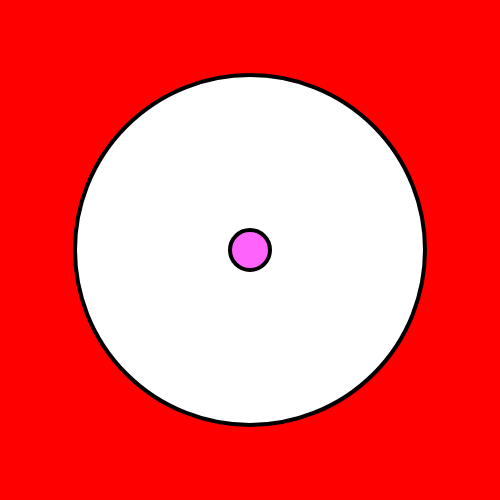
Frame 1 (no input)
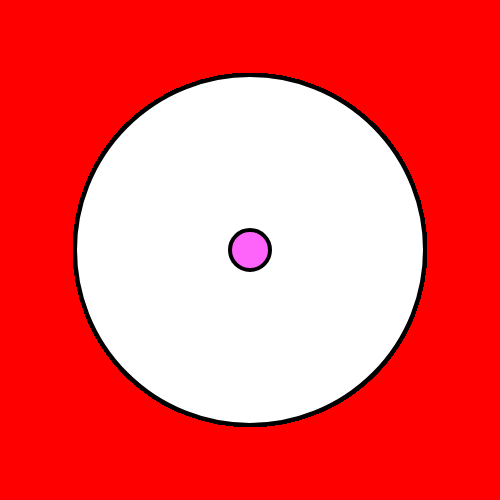
Frame 60 (no input)
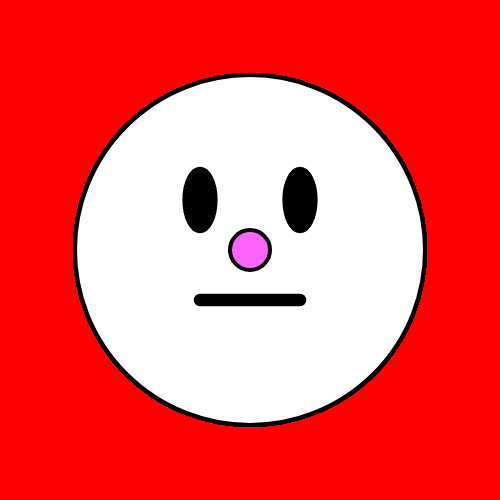
Frame 120 (the mouse pressed at the canvas centre since frame 60)

The p5.js sketch that drew these frames (run headless with seeded random() and noise() and a simulated clock; from frame 60 on, the mouse is pressed at the canvas centre):

// p5.js sketch
// ── sketch.js
//Interactive Face
//Eevi Rutanen
//5.10.2020
//Using mouse intraction to change shape attributes.
function setup(){
    //set canvas size 500*500px
    createCanvas(500,500);
    background(255,0,0); //red background
    strokeWeight(4); //set strokeWeight
    stroke(0); //set stroke color to black
}
function draw(){
    strokeWeight(4); //set strokeWeight
    fill(255); //set fill colour white
    ellipse(250,250,350,350); //draw face
    fill(0); //set fill colour black
    //use mouseX to change eye size
    ellipse(200,200,mouseX/8, mouseX/4); //draw eye
    ellipse(300,200,mouseX/8, mouseX/4); // draw eye
    fill(255,100,250); //set fill colour pink
    ellipse(250,250,40,40); //draw nose
    //use mouseY to change the stroke width for the mouth
    strokeWeight(mouseY/20);
    line(200, 300, 300, 300); //draw mouth
}
